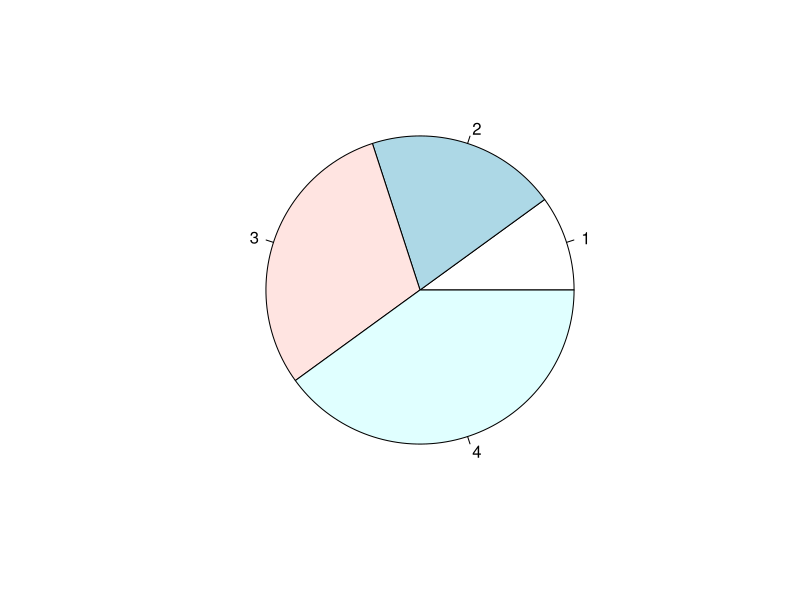
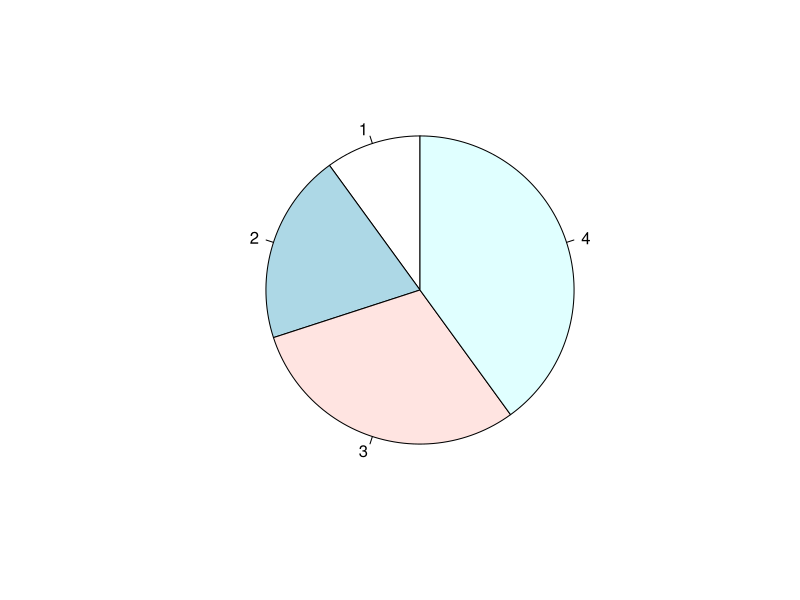
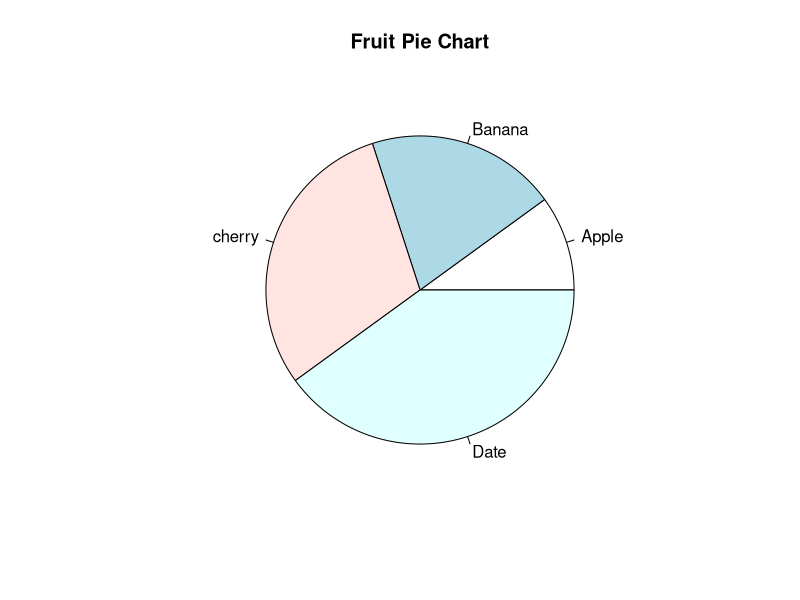
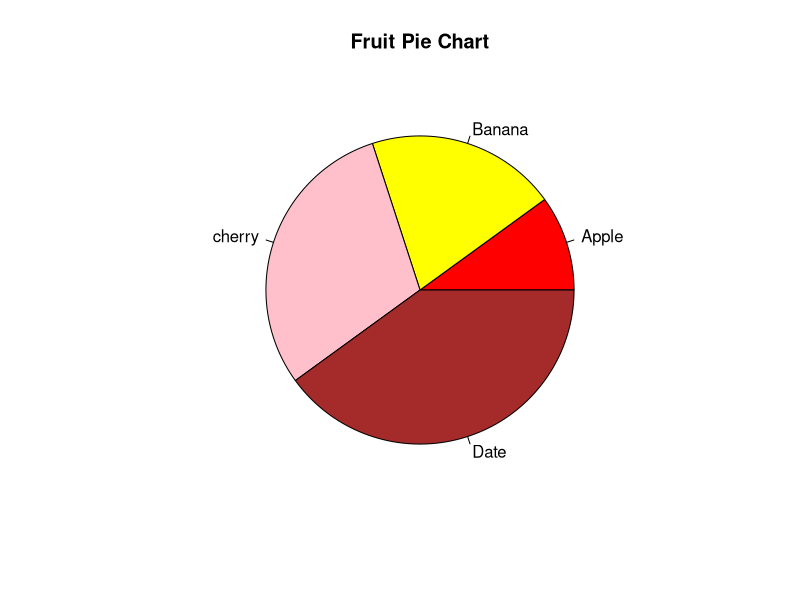
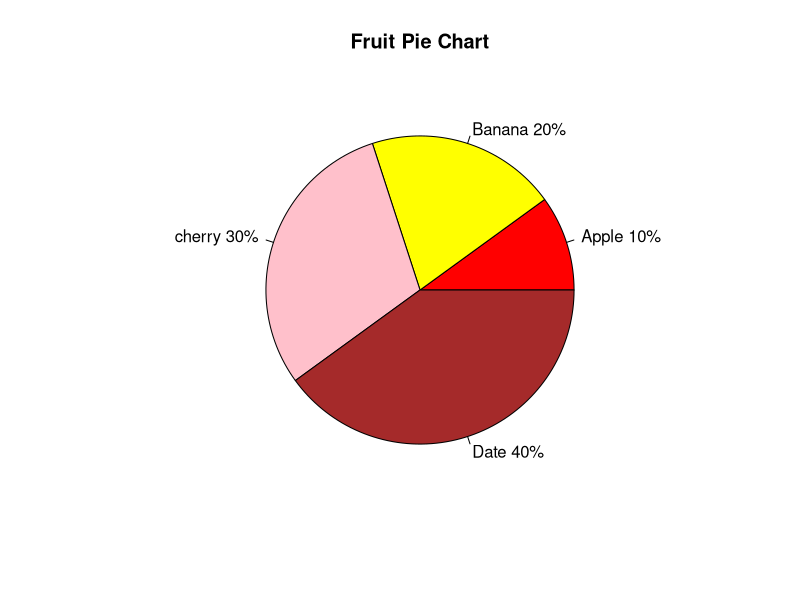
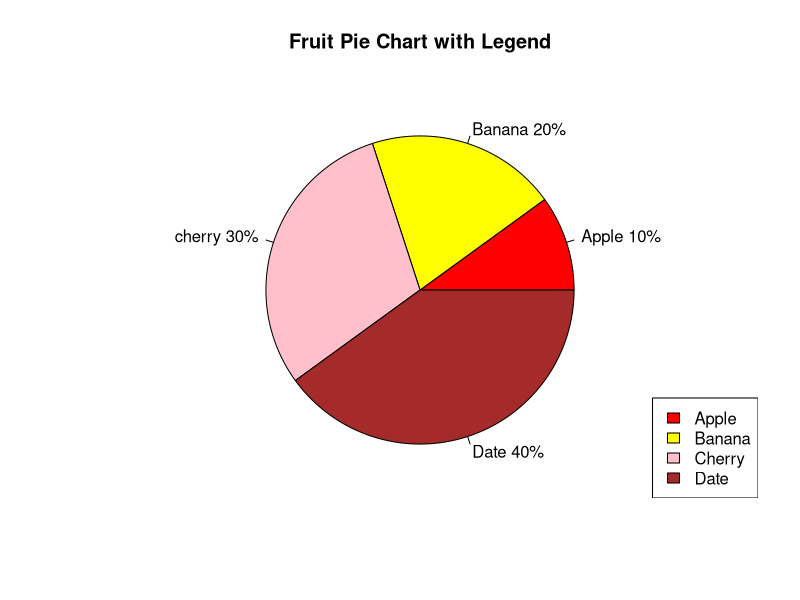

The R source for these figures, in order:
#pie chart
#creat a vector of pies
x<-c(10,20,30,40)
pie(x)
#start angle
pie(x,init.angle=90)
#add labels
labels<-c("Apple","Banana","cherry","Date")
pie(x,labels=labels,main="Fruit Pie Chart")
#add colors
colors<-c("red","yellow","pink","brown")
pie(x,labels=labels,col=colors,main="Fruit Pie Chart")
#add percentage
pct<-round(x/sum(x)*100)
labels<-paste(labels,pct) #add percetage to labels
labels<-paste(labels,"%",sep="") #add % to labels
pie(x,labels=labels,col=colors,main="Fruit Pie Chart")
#add legend
mylebel<-c("Apple","Banana","Cherry","Date")
colors<-c("red","yellow","pink","brown")
pie(x,labels=labels,col=colors,main="Fruit Pie Chart with Legend")
legend("bottomright",mylebel,fill=colors)